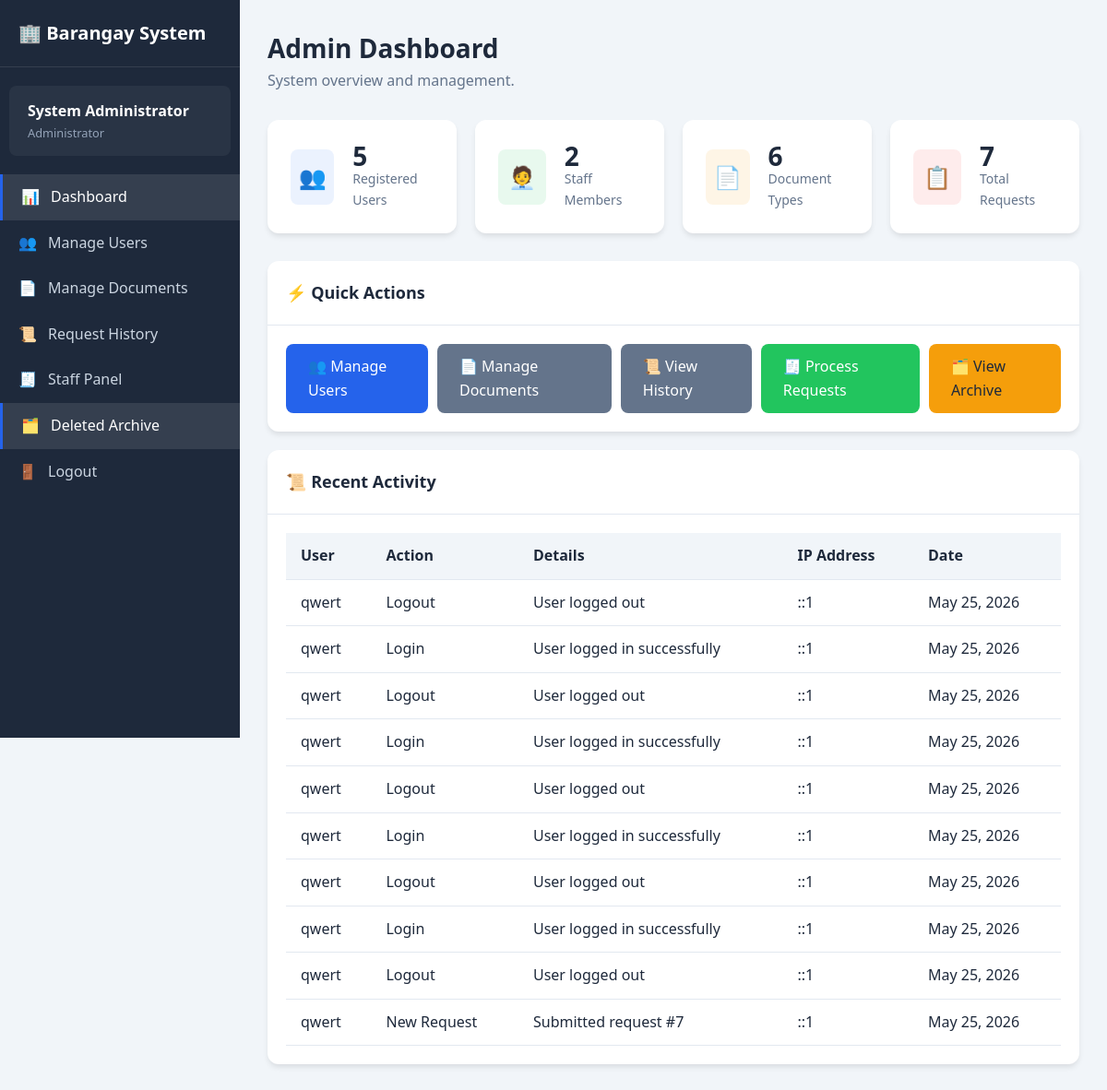
Page /admin/dashboard.php (signed in) on the committed database.
### tables this page shows
CREATE TABLE `activity_logs` (
  `id` int(11) NOT NULL,
  `user_id` int(11) DEFAULT NULL,
  `action` varchar(255) NOT NULL,
  `details` text DEFAULT NULL,
  `ip_address` varchar(45) DEFAULT NULL,
  `created_at` timestamp NOT NULL DEFAULT current_timestamp()
);

CREATE TABLE `users` (
  `id` int(11) NOT NULL,
  `full_name` varchar(100) NOT NULL,
  `username` varchar(50) NOT NULL,
  `password` varchar(255) NOT NULL,
  `email` varchar(100) DEFAULT NULL,
  `address` text DEFAULT NULL,
  `contact_number` varchar(20) DEFAULT NULL,
  `role` enum('user','staff','admin') DEFAULT 'user',
  `status` enum('active','inactive') DEFAULT 'active',
  `created_at` timestamp NOT NULL DEFAULT current_timestamp(),
  `deleted_at` datetime DEFAULT NULL,
  `failed_attempts` int(11) DEFAULT 0,
  `account_status` varchar(20) DEFAULT 'active'
);

### config/database.php (called while the page is built, shortened)
<?php
function formatDate($date) {
    return $date ? date('F j, Y', strtotime($date)) : 'N/A';
}

### admin/dashboard.php (the view, shortened to what this page needs)
<?php
require_once '../config/database.php';
$user_count = $conn->query("SELECT COUNT(*) as count FROM users WHERE role = 'user'")->fetch_assoc()['count'];
$staff_count = $conn->query("SELECT COUNT(*) as count FROM users WHERE role = 'staff'")->fetch_assoc()['count'];
$document_count = $conn->query("SELECT COUNT(*) as count FROM documents WHERE status = 'active'")->fetch_assoc()['count'];
$total_requests = $conn->query("SELECT COUNT(*) as count FROM requests")->fetch_assoc()['count'];
$recent_logs = $conn->query("
    SELECT al.*, u.full_name
    FROM activity_logs al
    LEFT JOIN users u ON al.user_id = u.id
    ORDER BY al.created_at DESC
    LIMIT 10
")->fetch_all(MYSQLI_ASSOC);
?>
<!DOCTYPE html>
<html lang="en">
<head>
    <link rel="stylesheet" href="/barangay_system/css/style.css">
</head>
<body>
    <div class="dashboard">
        <aside class="sidebar">
            <div class="sidebar-header">
                <h2>🏢 Barangay System</h2>
            </div>
            <div class="sidebar-user">
                <div class="name"><?= htmlspecialchars($_SESSION['full_name']) ?></div>
                <div class="role">Administrator</div>
            </div>
            <ul class="sidebar-menu">
                <li>
                    <a href="dashboard.php" class="active">
                        <span class="icon">📊</span> Dashboard
                    </a>
                </li>
                <li>
                    <a href="manage_users.php">
                        <span class="icon">👥</span> Manage Users
                    </a>
                </li>
                <li>
                    <a href="manage_documents.php">
                        <span class="icon">📄</span> Manage Documents
                    </a>
                </li>
                <li>
                    <a href="view_history.php">
                        <span class="icon">📜</span> Request History
                    </a>
                </li>
                <li>
                    <a href="/barangay_system/staff/dashboard.php">
                        <span class="icon">🧾</span> Staff Panel
                    </a>
                </li>
                <li><a href="view_archive.php" class="active"><span class="icon">🗂️</span> Deleted Archive</a></li>
                <li>
                    <a href="/barangay_system/logout.php">
                        <span class="icon">🚪</span> Logout
                    </a>
                </li>
            </ul>
        </aside>
        <main class="main-content">
            <div class="page-header">
                <h1>Admin Dashboard</h1>
                <p>System overview and management.</p>
            </div>
            <div class="stats-grid">
                <div class="stat-card">
                    <div class="stat-icon blue">👥</div>
                    <div class="stat-info">
                        <h3><?= $user_count ?></h3>
                        <p>Registered Users</p>
                    </div>
                </div>
                <div class="stat-card">
                    <div class="stat-icon green">🧑‍💼</div>
                    <div class="stat-info">
                        <h3><?= $staff_count ?></h3>
                        <p>Staff Members</p>
                    </div>
                </div>
                <div class="stat-card">
                    <div class="stat-icon yellow">📄</div>
                    <div class="stat-info">
                        <h3><?= $document_count ?></h3>
                        <p>Document Types</p>
                    </div>
                </div>
                <div class="stat-card">
                    <div class="stat-icon red">📋</div>
                    <div class="stat-info">
                        <h3><?= $total_requests ?></h3>
                        <p>Total Requests</p>
                    </div>
                </div>
            </div>
            <div class="card mb-20">
                <div class="card-header">
                    <h3>⚡ Quick Actions</h3>
                </div>
                <div class="card-body">
                    <div class="d-flex gap-10">
                        <a href="manage_users.php" class="btn btn-primary">👥 Manage Users</a>
                        <a href="manage_documents.php" class="btn btn-secondary">📄 Manage Documents</a>
                        <a href="view_history.php" class="btn btn-secondary">📜 View History</a>
                        <a href="/barangay_system/staff/dashboard.php" class="btn btn-success">🧾 Process Requests</a>
                        <a href="view_archive.php" class="btn btn-warning">🗂️ View Archive</a>
                    </div>
                </div>
            </div>
            <div class="card">
                <div class="card-header">
                    <h3>📜 Recent Activity</h3>
                </div>
                <div class="card-body">
                    <?php if (empty($recent_logs)): ?>
                        <p class="text-center">No recent activity.</p>
                    <?php else: ?>
                        <div class="table-responsive">
                            <table>
                                <thead>
                                    <tr>
                                        <th>User</th>
                                        <th>Action</th>
                                        <th>Details</th>
                                        <th>IP Address</th>
                                        <th>Date</th>
                                    </tr>
                                </thead>
                                <tbody>
                                    <?php foreach ($recent_logs as $log): ?>
                                        <tr>
                                            <td><?= htmlspecialchars($log['full_name'] ?? 'System') ?></td>
                                            <td><?= htmlspecialchars($log['action']) ?></td>
                                            <td><?= htmlspecialchars($log['details'] ?: '-') ?></td>
                                            <td><?= htmlspecialchars($log['ip_address']) ?></td>
                                            <td><?= formatDate($log['created_at']) ?></td>
                                        </tr>
                                    <?php endforeach; ?>
                                </tbody>
                            </table>
                        </div>
                    <?php endif; ?>
                </div>
            </div>
        </main>
    </div>
</body>
</html>

### css/style.css (style rules this page uses)
:root { --primary: #2563eb; --primary-dark: #1d4ed8; --secondary: #64748b; --success: #22c55e; --danger: #ef4444; --warning: #f59e0b; --info: #3b82f6; --light: #f8fafc; --dark: #1e293b; --white: #ffffff; --gray-100: #f1f5f9; --gray-200: #e2e8f0; --gray-300: #cbd5e1; --gray-400: #94a3b8; --gray-500: #64748b; --shadow: 0 4px 6px -1px rgba(0, 0, 0, 0.1); --shadow-lg: 0 10px 15px -3px rgba(0, 0, 0, 0.1); --radius: 8px; --radius-lg: 12px; }
* { margin: 0; padding: 0; box-sizing: border-box; }
body { font-family: 'Segoe UI', Tahoma, Geneva, Verdana, sans-serif; background-color: var(--gray-100); color: var(--dark); line-height: 1.6; }
a { text-decoration: none; color: var(--primary); }
.btn { display: inline-flex; align-items: center; justify-content: center; gap: 8px; padding: 12px 24px; border: none; border-radius: var(--radius); font-size: 1rem; font-weight: 500; cursor: pointer; transition: all 0.2s ease; }
.btn-primary { background: var(--primary); color: var(--white); }
.btn-secondary { background: var(--secondary); color: var(--white); }
.btn-success { background: var(--success); color: var(--white); }
.btn-warning { background: var(--warning); color: var(--dark); }
.dashboard { display: flex; min-height: 100vh; }
.sidebar { width: 260px; background: var(--dark); color: var(--white); padding: 20px 0; position: fixed; height: 100vh; overflow-y: auto; }
.sidebar-header { padding: 0 20px 20px; border-bottom: 1px solid rgba(255, 255, 255, 0.1); margin-bottom: 20px; }
.sidebar-header h2 { font-size: 1.25rem; display: flex; align-items: center; gap: 10px; }
.sidebar-user { padding: 15px 20px; background: rgba(255, 255, 255, 0.05); margin: 0 10px 20px; border-radius: var(--radius); }
.sidebar-user .name { font-weight: 600; }
.sidebar-user .role { font-size: 0.8rem; color: var(--gray-400); text-transform: capitalize; }
.sidebar-menu { list-style: none; }
.sidebar-menu a { display: flex; align-items: center; gap: 12px; padding: 12px 20px; color: var(--gray-300); transition: all 0.2s ease; }
.sidebar-menu a:hover, .sidebar-menu a.active { background: rgba(255, 255, 255, 0.1); color: var(--white); }
.sidebar-menu a.active { border-left: 3px solid var(--primary); }
.sidebar-menu .icon { width: 20px; text-align: center; }
.main-content { flex: 1; margin-left: 260px; padding: 30px; }
.page-header { margin-bottom: 30px; }
.page-header h1 { font-size: 1.75rem; color: var(--dark); }
.page-header p { color: var(--gray-500); }
.card { background: var(--white); border-radius: var(--radius-lg); box-shadow: var(--shadow); overflow: hidden; }
.card-header { padding: 20px; border-bottom: 1px solid var(--gray-200); display: flex; justify-content: space-between; align-items: center; }
.card-header h3 { font-size: 1.125rem; }
.card-body { padding: 20px; }
.stats-grid { display: grid; grid-template-columns: repeat(auto-fit, minmax(200px, 1fr)); gap: 20px; margin-bottom: 30px; }
.stat-card { background: var(--white); padding: 25px; border-radius: var(--radius-lg); box-shadow: var(--shadow); display: flex; align-items: center; gap: 20px; }
.stat-icon { width: 60px; height: 60px; border-radius: var(--radius); display: flex; align-items: center; justify-content: center; font-size: 1.5rem; }
.stat-icon.blue { background: rgba(59, 130, 246, 0.1); color: var(--info); }
.stat-icon.green { background: rgba(34, 197, 94, 0.1); color: var(--success); }
.stat-icon.yellow { background: rgba(245, 158, 11, 0.1); color: var(--warning); }
.stat-icon.red { background: rgba(239, 68, 68, 0.1); color: var(--danger); }
.stat-info h3 { font-size: 1.75rem; line-height: 1; }
.stat-info p { color: var(--gray-500); font-size: 0.875rem; }
.table-responsive { overflow-x: auto; }
table { width: 100%; border-collapse: collapse; }
th, td { padding: 12px 16px; text-align: left; border-bottom: 1px solid var(--gray-200); }
th { background: var(--gray-100); font-weight: 600; color: var(--dark); }
.mb-20 { margin-bottom: 20px; }
.d-flex { display: flex; }
.gap-10 { gap: 10px; }

### rows in the picture
activity_logs: user.full_name "qwert", action "Logout", details "User logged out", ip_address "::1", created_at "May 25, 2026"
activity_logs: user.full_name "qwert", action "Login", details "User logged in successfully", ip_address "::1", created_at "May 25, 2026"
activity_logs: user.full_name "qwert", action "Logout", details "User logged out", ip_address "::1", created_at "May 25, 2026"
activity_logs: user.full_name "qwert", action "Login", details "User logged in successfully", ip_address "::1", created_at "May 25, 2026"
activity_logs: user.full_name "qwert", action "Logout", details "User logged out", ip_address "::1", created_at "May 25, 2026"
activity_logs: user.full_name "qwert", action "Login", details "User logged in successfully", ip_address "::1", created_at "May 25, 2026"
activity_logs: user.full_name "qwert", action "Logout", details "User logged out", ip_address "::1", created_at "May 25, 2026"
activity_logs: user.full_name "qwert", action "Login", details "User logged in successfully", ip_address "::1", created_at "May 25, 2026"
activity_logs: user.full_name "qwert", action "Logout", details "User logged out", ip_address "::1", created_at "May 25, 2026"
activity_logs: user.full_name "qwert", action "New Request", details "Submitted request #7", ip_address "::1", created_at "May 25, 2026"

### other values in the picture
$_SESSION['full_name'] "System Administrator"
$user_count "5"
$staff_count "2"
$document_count "6"
$total_requests "7"
